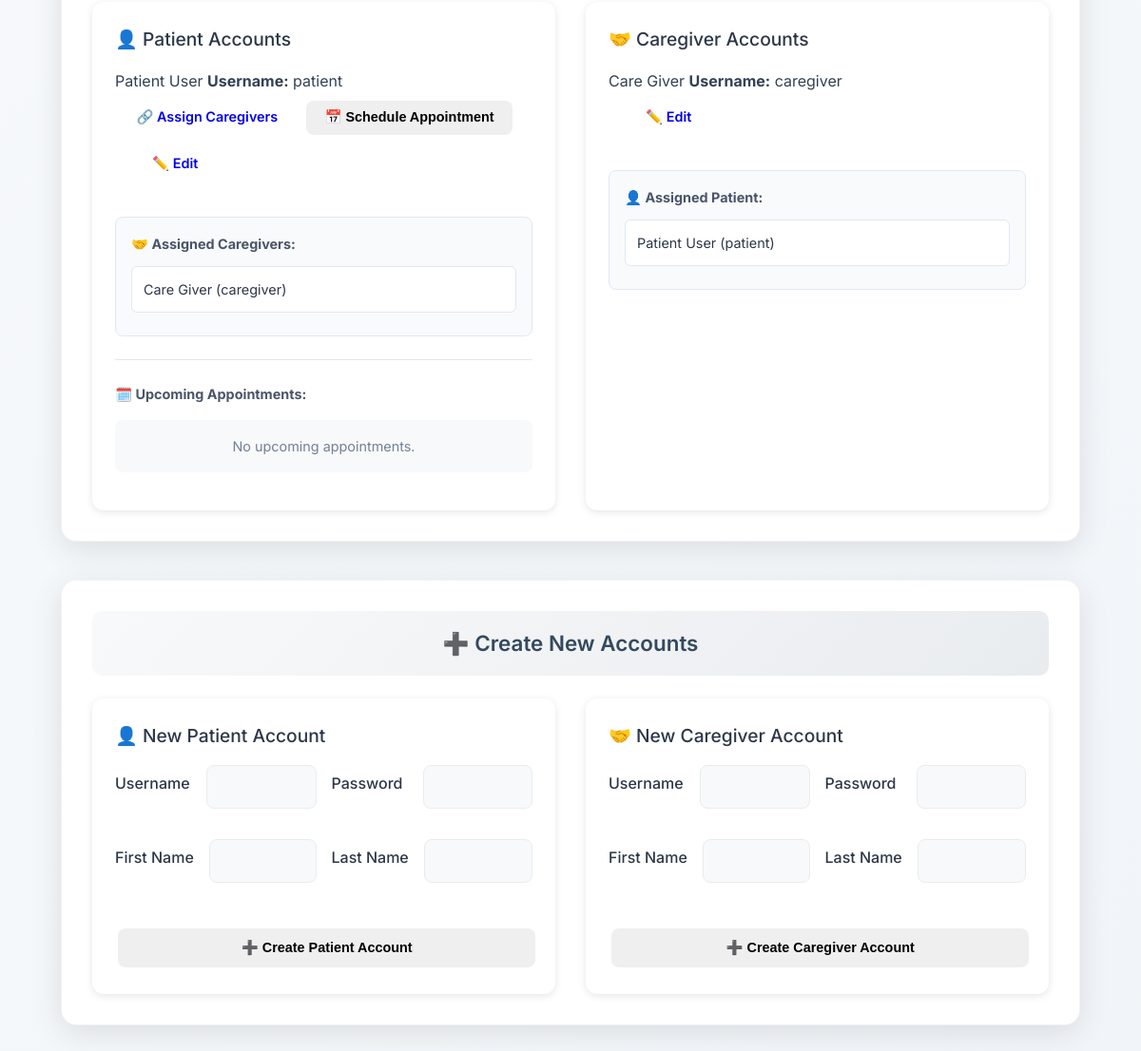
The app's page /provider-dashboard/ (signed in, lower part), older data.
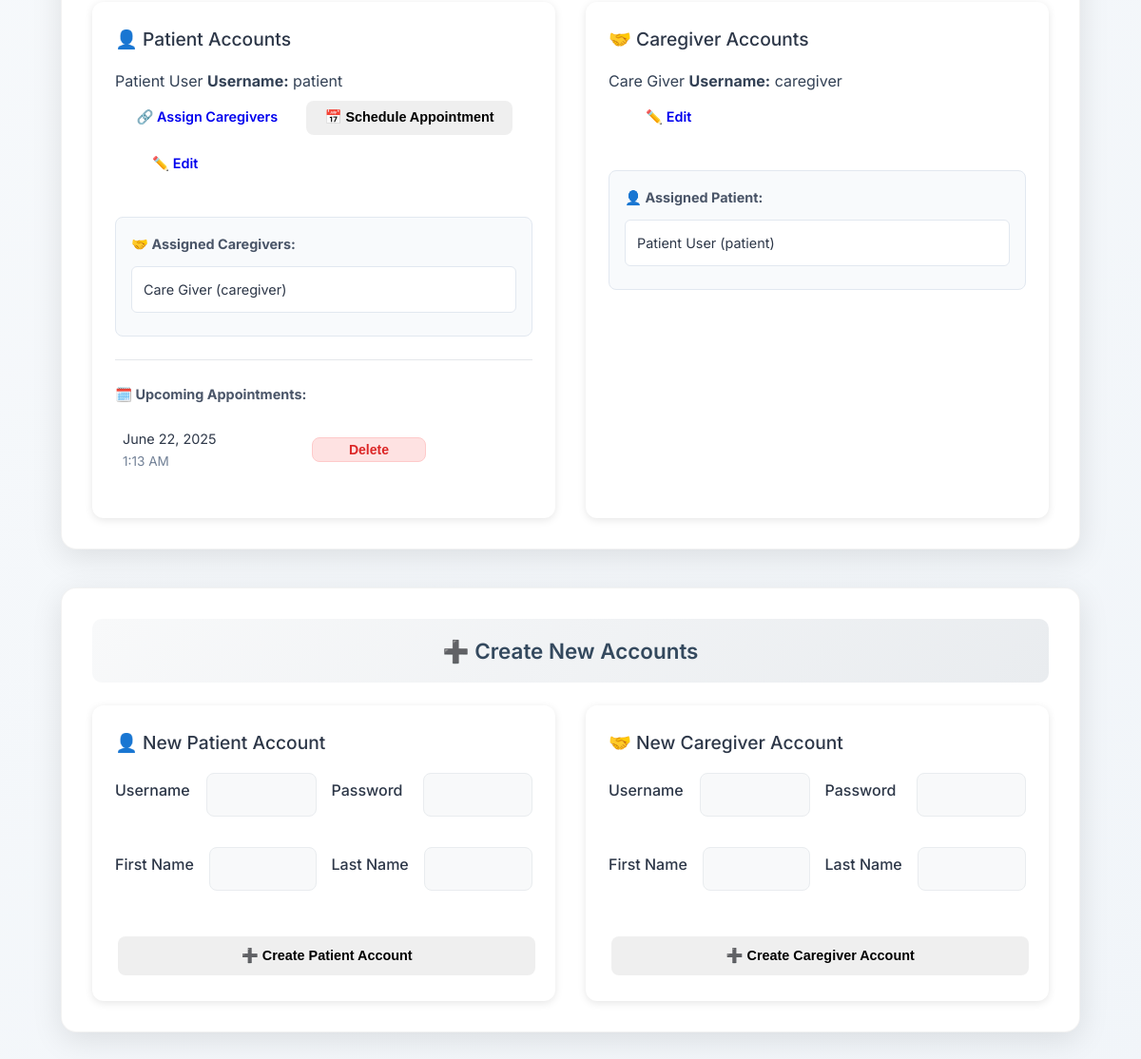
The same page, newer data.
### users/models.py (models this page shows, shortened)
class UserProfile(models.Model):
    USER_TYPES = (
        ('admin', 'Administrator'),  # Admin users
        ('provider', 'Healthcare Provider'),  # Docs + Nurses
        ('caregiver', 'Caregiver'),  # Caregivers
        ('patient', 'Patient'),  # All patients
    )
    user = models.OneToOneField(User, on_delete=models.CASCADE, related_name='profile')  # each user must have a profile
    user_type = models.CharField(max_length=20, choices=USER_TYPES)  # set specific user role
    provider = models.ForeignKey('self', on_delete=models.SET_NULL, null=True, blank=True,
                                related_name='managed_patients', limit_choices_to={'user_type': 'provider'})  # provider link
    patient = models.ForeignKey('self', on_delete=models.SET_NULL, null=True, blank=True,
                               related_name='caregivers', limit_choices_to={'user_type': 'patient'})  # patienr link
    linked_patients = models.ManyToManyField(
        'self',
        symmetrical=False,
        related_name='linked_caregivers',
        limit_choices_to={'user_type': 'patient'},
        blank=True,
        help_text="Patients this caregiver can access"  # Caregivers can see these patients
    )

### taskmanager/models.py (models this page shows, shortened)
class Appointment(models.Model):
    provider = models.ForeignKey(UserProfile, on_delete=models.CASCADE, related_name='provided_appointments')
    patient = models.ForeignKey(UserProfile, on_delete=models.CASCADE, related_name='appointments')
    datetime = models.DateTimeField()
    notes = models.TextField(blank=True)
    created_at = models.DateTimeField(auto_now_add=True)
    class Meta:
        ordering = ['datetime']

### users/views.py (the view, shortened to what this page needs)
# urls.py: path('provider-dashboard/', views.provider_dashboard, name='provider_dashboard'),
@login_required
def provider_dashboard(request):
    if not hasattr(request.user, 'profile') or request.user.profile.user_type != 'provider':
        messages.error(request, 'You do not have permission to access the provider dashboard.')
        return redirect('home')
    provider_profile = request.user.profile
    patients = UserProfile.objects.filter(user_type='patient', provider=provider_profile)
    provider_patient_ids = patients.values_list('id', flat=True)
    caregivers = UserProfile.objects.filter(
        user_type='caregiver',
        patient__in=provider_patient_ids
    )
    task_statistics = get_task_statistics()
    recent_tasks = Task.objects.filter(
        assigned_by=provider_profile
    ).select_related('assigned_to__user').order_by('-created_at')[:10]
    selected_patient = None
    patient_tasks = []
    context = {
        'user': request.user,
        'user_type': 'Healthcare Provider',
        'patients': patients,
        'caregivers': caregivers,
        'recent_tasks': recent_tasks,
        'task_types': TASK_TYPES,
        'game_types': GAME_TYPES,
        'difficulty_levels': DIFFICULTY_LEVELS,
        'task_configs': TASK_TEMPLATES,  # Add task configurations
        'provider_patients': patients,  # Add provider's patients for the quick assign section
        **task_statistics,
        'selected_patient': selected_patient,
        'patient_tasks': patient_tasks,
    }
    return render(request, 'dashboards/provider_dashboard.html', context)

### taskmanager/views.py (called while the page is built)
def get_task_statistics():
    return {
        'total_tasks': Task.objects.count(),
        'pending_tasks_count': Task.objects.filter(status__in=['assigned', 'in_progress']).count(),
        'completed_tasks_count': Task.objects.filter(status='completed').count(),
    }

### templates/dashboards/provider_dashboard.html (shortened to what the changed rows need)
{% extends 'layouts/base.html' %}
{% block content %}
<div class="dashboard-container">
    <div class="provider-dashboard">
        <div class="dashboard-section">
            <div class="account-management-container">
                <div class="account-section">
                    {% if patients %}
                    <div class="user-accounts">
                        {% for patient in patients %}
                        <div class="user-card">
                            <div class="user-header-row user-header-flex">
                                <div class="user-header-info user-header-info-vertical">
                                    <span class="user-name">{{ patient.user.first_name }} {{ patient.user.last_name }}</span>
                                    <span class="user-username"><strong>Username:</strong> {{ patient.user.username }}</span>
                                </div>
                                <div class="user-actions-inline-row">
                                    <a href="{% url 'assign_caregiver' patient.user.id %}" class="action-btn primary-btn">
                                        🔗 Assign Caregivers
                                    </a>
                                    <button onclick="openScheduleModal('{{ patient.user.get_full_name }}', {{ patient.user.id }})" class="action-btn secondary-btn">
                                        📅 Schedule Appointment
                                    </button>
                                    <a href="{% url 'manage_account' patient.user.id %}" class="action-btn outline-btn">
                                        ✏️ Edit
                                    </a>
                                </div>
                            </div>
                            <div class="relationship-data">
                                <div class="relationship-row-container">
                                    {% with caregivers=patient.caregivers.all %}
                                        <div class="relationship-row">
                                            <p class="relationship-title"><strong>🤝 Assigned Caregivers:</strong></p>
                                            {% for caregiver in caregivers %}
                                                <div class="relationship-item">{{ caregiver.user.first_name }} {{ caregiver.user.last_name }} ({{ caregiver.user.username }})</div>
                                            {% empty %}
                                            <p class="no-relationships">❌ No caregivers assigned</p>
                                            {% endfor %}
                                        </div>
                                    {% endwith %}
                                </div>
                                <div class="appointment-section">
                                    <p class="relationship-title"><strong>🗓️ Upcoming Appointments:</strong></p>
                                    <div class="appointments-list">
                                        {% with appointments=patient.appointments.all %}
                                            {% if appointments %}
                                                <table>
                                                    <tbody>
                                                        {% for appt in appointments %}
                                                            <tr>
                                                                <td class="appointment-datetime">
                                                                    {{ appt.datetime|date:"F j, Y" }}
                                                                    <br>
                                                                    <span class="time">{{ appt.datetime|date:"g:i A" }}</span>
                                                                </td>
                                                                <td>
                                                                    <button class="action-btn danger-btn" onclick="deleteAppointment({{ appt.id }})">
                                                                        Delete
                                                                    </button>
                                                                </td>
                                                            </tr>
                                                        {% endfor %}
                                                    </tbody>
                                                </table>
                                            {% else %}
                                                <p class="no-appointments">No upcoming appointments.</p>
                                            {% endif %}
                                        {% endwith %}
                                    </div>
                                </div>
                            </div>
                        </div>
                        {% endfor %}
                    </div>
                    {% else %}
                    <div class="empty-state">
                        <p>👤 No patient accounts found.</p>
                    </div>
                    {% endif %}
                </div>
                <div class="account-section">
                    {% if caregivers %}
                    <div class="user-accounts">
                        {% for caregiver in caregivers %}
                        <div class="user-card">
                            <div class="user-header-row user-header-flex">
                                <div class="user-header-info user-header-info-vertical">
                                    <span class="user-name">{{ caregiver.user.first_name }} {{ caregiver.user.last_name }}</span>
                                    <span class="user-username"><strong>Username:</strong> {{ caregiver.user.username }}</span>
                                </div>
                                <div class="user-actions-inline-row">
                                    <a href="{% url 'manage_account' caregiver.user.id %}" class="action-btn outline-btn">
                                        ✏️ Edit
                                    </a>
                                </div>
                            </div>
                            <div class="relationship-data">
                                <div class="relationship-row-container">
                                    <div class="relationship-row">
                                        <p class="relationship-title"><strong>👤 Assigned Patient:</strong></p>
                                        {% if caregiver.patient %}
                                            <div class="relationship-item">{{ caregiver.patient.user.first_name }} {{ caregiver.patient.user.last_name }} ({{ caregiver.patient.user.username }})</div>
                                        {% else %}
                                            <p class="no-relationships">❌ No patient assigned</p>
                                        {% endif %}
                                    </div>
                                </div>
                            </div>
                        </div>
                        {% endfor %}
                    </div>
                    {% else %}
                    <div class="empty-state">
                        <p>🤝 No caregiver accounts found.</p>
                    </div>
                    {% endif %}
                </div>
            </div>
        </div>
        <div class="dashboard-section">
            <h2 class="section-title">➕ Create New Accounts</h2>
        </div>
    </div>
</div>
{% endblock %}

Row changes from the older to the newer data that the page shows:
shown differently, row unchanged: UserProfile (number 1 of 2 on the later page): no longer shows "No upcoming appointments."
added Appointment: datetime "June 22, 2025", datetime "1:13 AM", shown under UserProfile (number 1 of 2 on the later page)
